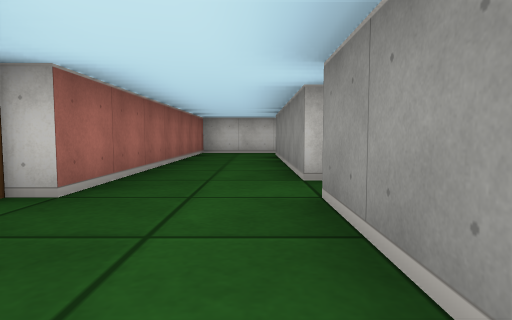
View 1 (above)

21 first-person views from a walk through a cub3D level. The camera is about half as high as the walls, tilts 4° down and sees 75° across. The floor is counted in squares. Each view is taken from the middle of a square. On the plan, view 1 faces up. The plan holds only what a view shows up to about 9 squares ahead; the rest is blank.

View 2
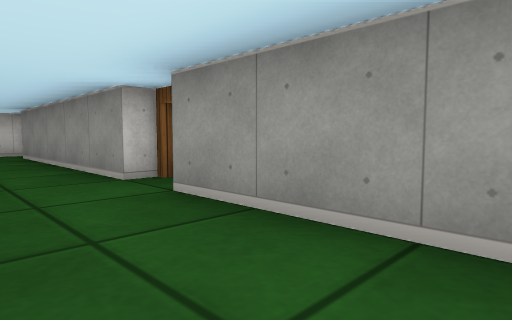

View 3
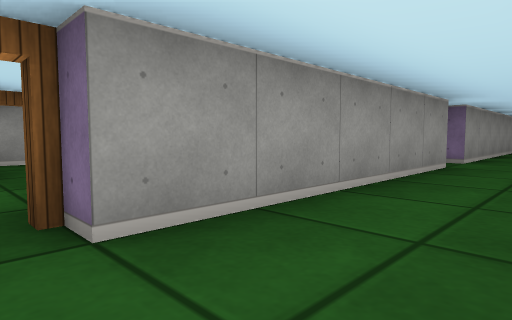

View 4
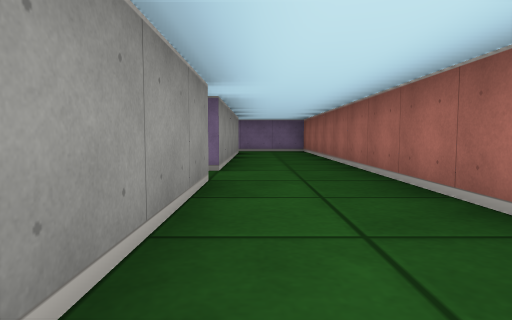

View 5
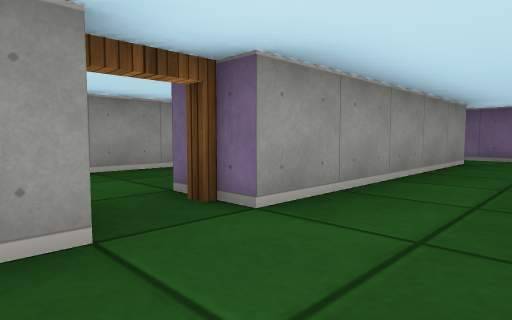

View 6
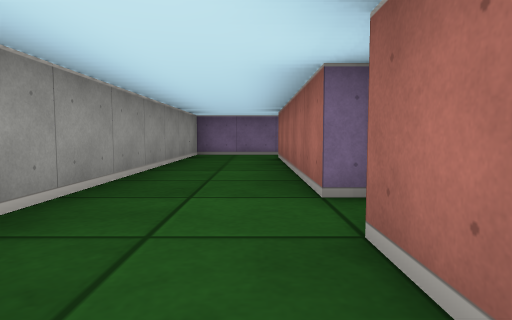

View 7
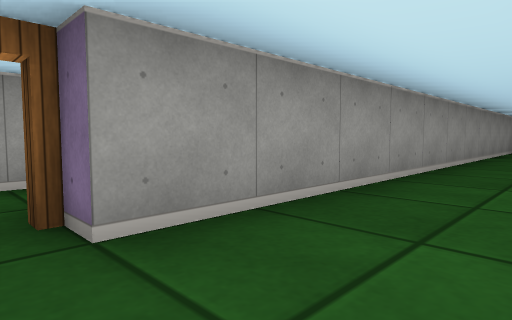

View 8
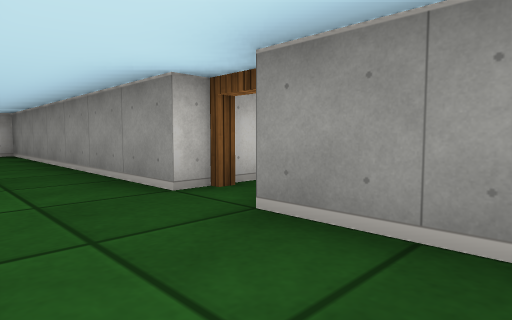

View 9
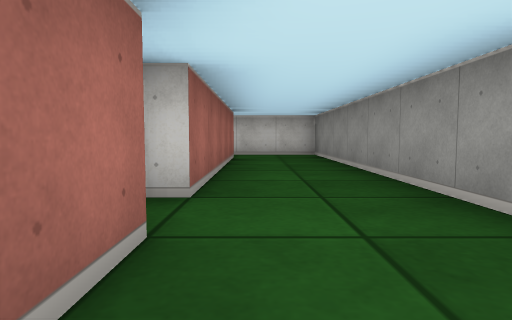

View 10
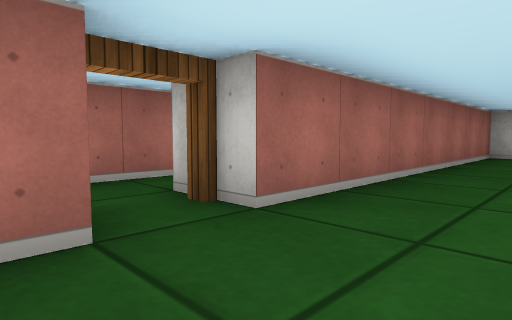

View 11
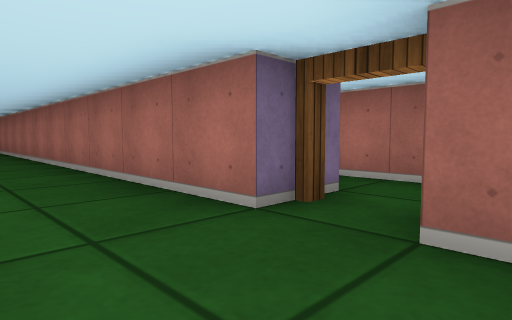

View 12
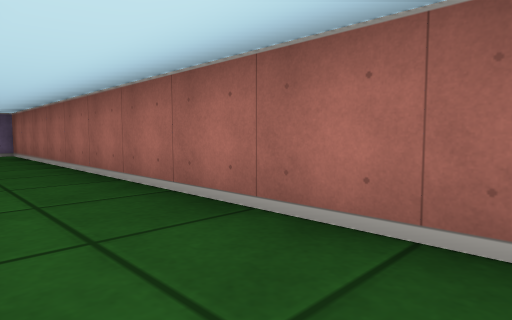

View 13
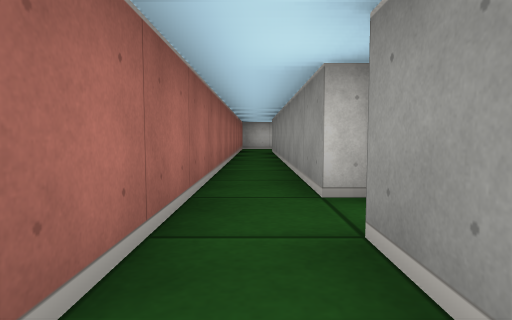

View 14
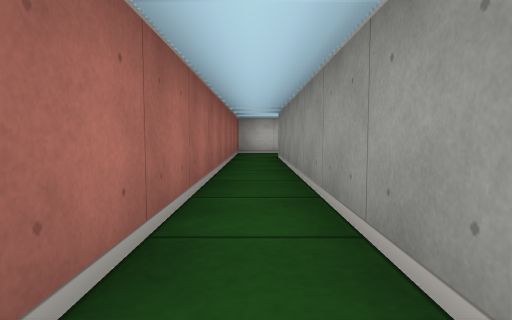

View 15
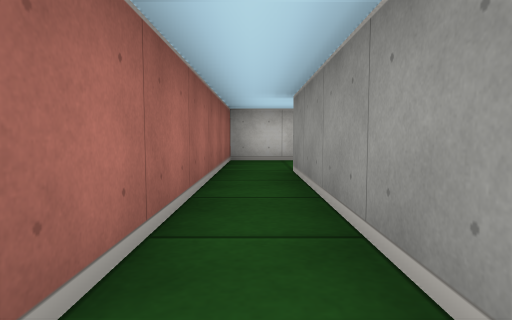

View 16
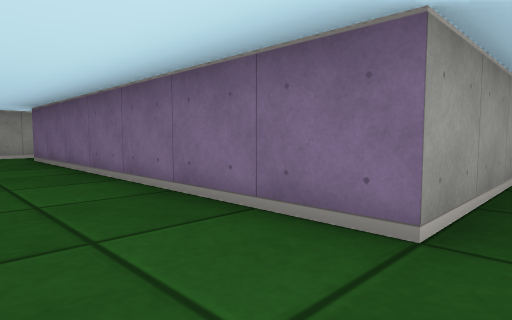

View 17
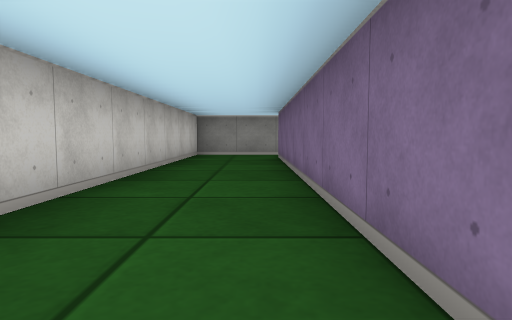

View 18
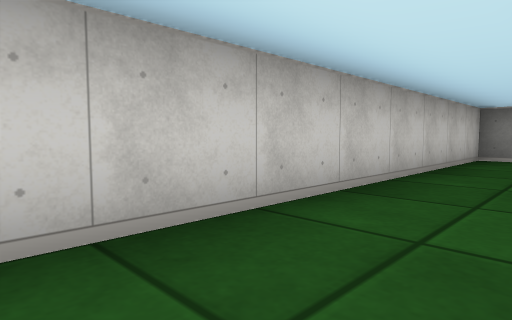

View 19
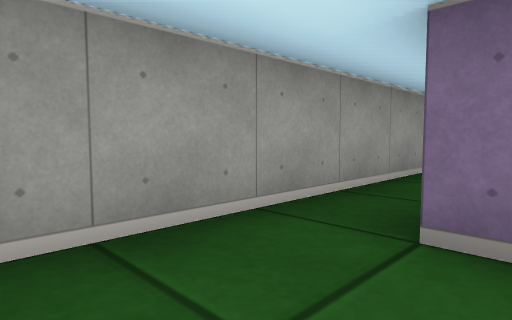

View 20
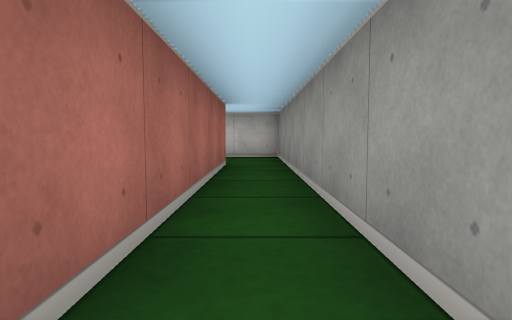

View 21
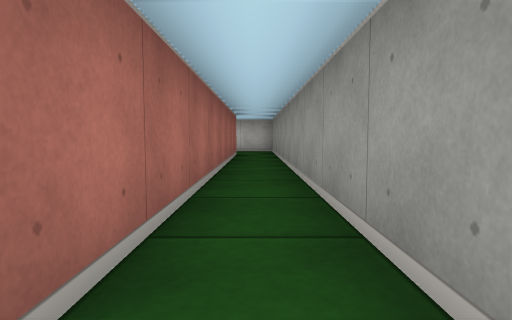

### Floor plan
Ten units are one square. View 1 is at (0, 0); x grows to the right and y downward. Boxes are objects, and circles mark ways between rooms. Rooms are numbered by the first view taken in them; rooms with no view inside come last. Other rooms are left out.
<svg viewBox="-40 -130 100 230">
<path fill="none" stroke="#000" d="M-15 -15 -15 95 10 95M5 26 5 -25M5 -35 5 -85M5 86 5 35M10 -95 -15 -95 -15 -25M15 16 15 25M15 -25 15 -16M35 -25 35 -95 10 -95M15 35 15 82M15 -84 15 -35M10 95 35 95 35 -15M-25 -25 -25 -105 45 -105 45 -25M-25 -6 -25 -15M55 -12 55 -125 -35 -125 -35 -6"/>
<circle cx="10" cy="-30" r="3" fill="#2a7"/>
<circle cx="10" cy="-90" r="3" fill="#2a7"/>
<circle cx="10" cy="30" r="3" fill="#2a7"/>
<circle cx="10" cy="90" r="3" fill="#2a7"/>
<circle cx="-20" cy="-20" r="3" fill="#2a7"/>
<circle cx="40" cy="-20" r="3" fill="#2a7"/>
<text x="-10" y="0">1</text>
<text x="20" y="0">2</text>
<text x="-30" y="-30">3</text>
</svg>
Room 1 opens to room 2. Room 1 opens to room 3. Room 2 opens to room 3.

Where each view was taken, in squares from view 1:
view 1: 0 up, 0 right, facing up
view 2: 0 up, 1 left, facing up-right
view 3: 3 up, 1 left, facing down-right
view 4: 1 up, 0 right, facing down
view 5: 2 down, 1 left, facing down-right
view 6: 1 down, 2 right, facing down
view 7: 2 up, 2 right, facing down-right
view 8: 0 up, 2 right, facing up-right
view 9: 1 up, 2 right, facing up
view 10: 1 up, 0 right, facing up-left
view 11: 3 up, 0 right, facing down-left
view 12: 0 up, 0 right, facing down-left
view 13: 0 up, 3 left, facing up
view 14: 3 up, 3 left, facing up
view 15: 6 up, 3 left, facing up
view 16: 12 up, 3 left, facing down-right
view 17: 11 up, 3 left, facing right
view 18: 11 up, 2 left, facing up-right
view 19: 12 up, 4 right, facing down-right
view 20: 5 up, 5 right, facing up
view 21: 2 up, 5 right, facing up
